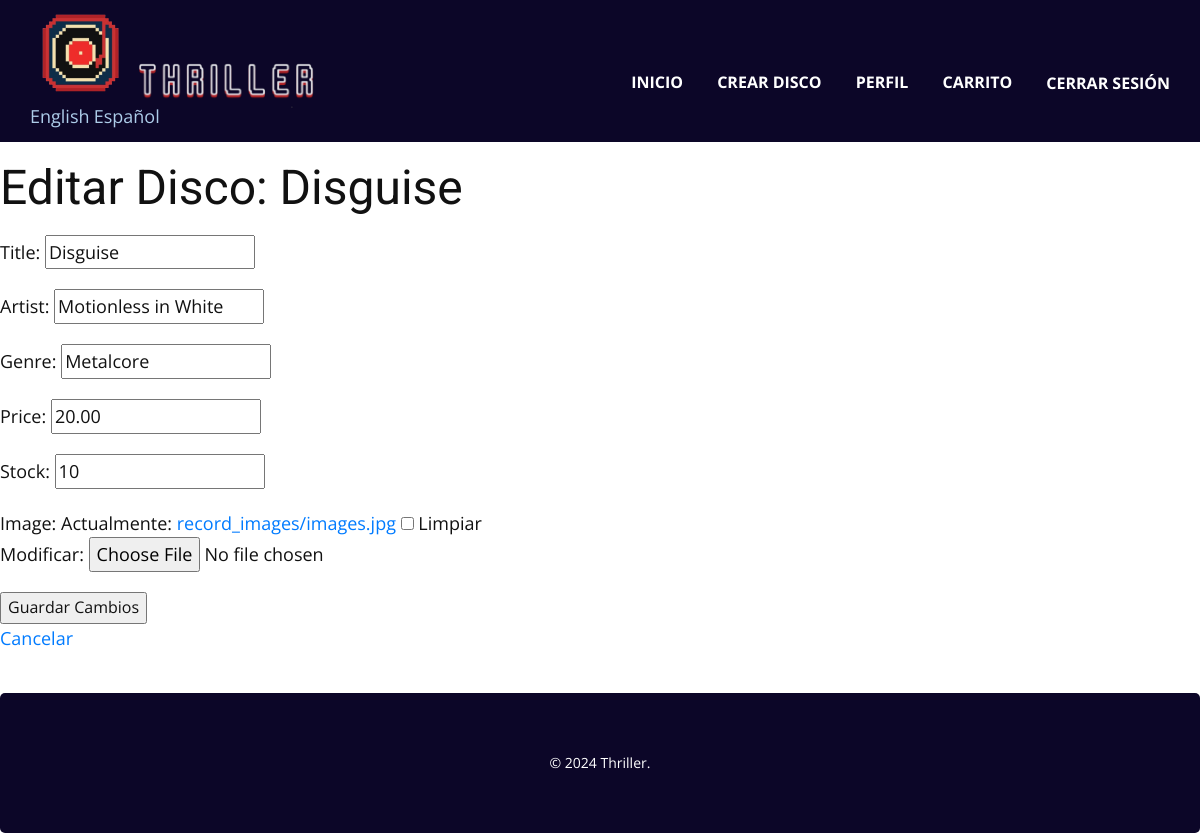
The page /es/record/1/edit/ (signed in) on the database its author committed.
### store/models.py (models this page shows, shortened)
class Record(models.Model):
    title = models.CharField(max_length=100)
    artist = models.CharField(max_length=100)
    price = models.DecimalField(max_digits=10, decimal_places=2)
    stock = models.PositiveIntegerField()
    image = models.ImageField(upload_to="record_images/", blank=True, null=True)
    genre = models.CharField(max_length=100, default="N/A")
    average_rating = models.DecimalField(max_digits=3, decimal_places=2, default=0.0)

### store/views.py (the view)
# urls.py: path("record/<int:record_id>/edit/", views.edit_record, name="edit_record"),
@login_required
@user_passes_test(lambda u: u.is_staff)
def edit_record(request, record_id):
    record = get_object_or_404(Record, id=record_id)
    if request.method == "POST":
        form = RecordForm(request.POST, request.FILES, instance=record)
        if form.is_valid():
            form.save()
            messages.success(request, "El disco ha sido actualizado correctamente.")
            return redirect("record_detail", record_id=record.id)
    else:
        form = RecordForm(instance=record)
    return render(request, "store/edit_record.html", {"form": form, "record": record})

### store/forms.py
class RecordForm(forms.ModelForm):
    class Meta:
        model = Record
        fields = ['title', 'artist', "genre", 'price', 'stock', 'image']

### store/templates/store/edit_record.html (shortened to what this page needs)
{% extends 'base.html' %}
{% load i18n %}
{% block content %}
    <h2>{% trans "Editar Disco:" %} {{ record.title }}</h2>
    <form method="POST" enctype="multipart/form-data">
        {{ form.as_p }}
        <button type="submit">{% trans "Guardar Cambios" %}</button>
    </form>
    <a href="{% url 'record_detail' record.id %}">{% trans "Cancelar" %}</a>
{% endblock %}

### static/css/styles.css (style rules this page uses)
a { color: #007bff; text-decoration: none; }

### rows shown on the page
Record: title "Disguise", artist "Motionless in White", genre "Metalcore", price "20.00", stock "10"
